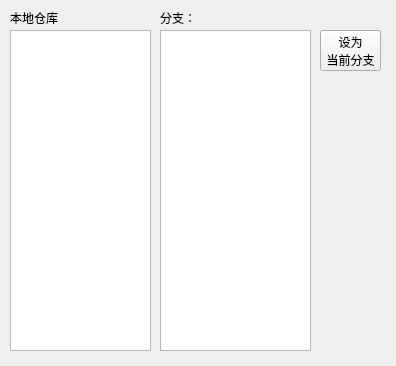
<?xml version="1.0" encoding="UTF-8"?>
<ui version="4.0">
 <class>LocalReposInfoClass</class>
 <widget class="QWidget" name="LocalReposInfoClass">
  <property name="geometry">
   <rect>
    <x>0</x>
    <y>0</y>
    <width>396</width>
    <height>366</height>
   </rect>
  </property>
  <property name="windowTitle">
   <string>LocalReposInfo</string>
  </property>
  <widget class="QListWidget" name="localReposList">
   <property name="geometry">
    <rect>
     <x>10</x>
     <y>30</y>
     <width>141</width>
     <height>321</height>
    </rect>
   </property>
  </widget>
  <widget class="QListWidget" name="branchList">
   <property name="geometry">
    <rect>
     <x>160</x>
     <y>30</y>
     <width>151</width>
     <height>321</height>
    </rect>
   </property>
  </widget>
  <widget class="QLabel" name="label">
   <property name="geometry">
    <rect>
     <x>10</x>
     <y>10</y>
     <width>53</width>
     <height>15</height>
    </rect>
   </property>
   <property name="text">
    <string>本地仓库：</string>
   </property>
  </widget>
  <widget class="QLabel" name="label_2">
   <property name="geometry">
    <rect>
     <x>160</x>
     <y>10</y>
     <width>53</width>
     <height>15</height>
    </rect>
   </property>
   <property name="text">
    <string>分支：</string>
   </property>
  </widget>
  <widget class="QPushButton" name="setCurButton">
   <property name="geometry">
    <rect>
     <x>320</x>
     <y>30</y>
     <width>61</width>
     <height>41</height>
    </rect>
   </property>
   <property name="text">
    <string>设为
当前分支</string>
   </property>
  </widget>
 </widget>
 <layoutdefault spacing="6" margin="11"/>
 <resources/>
 <connections/>
</ui>
